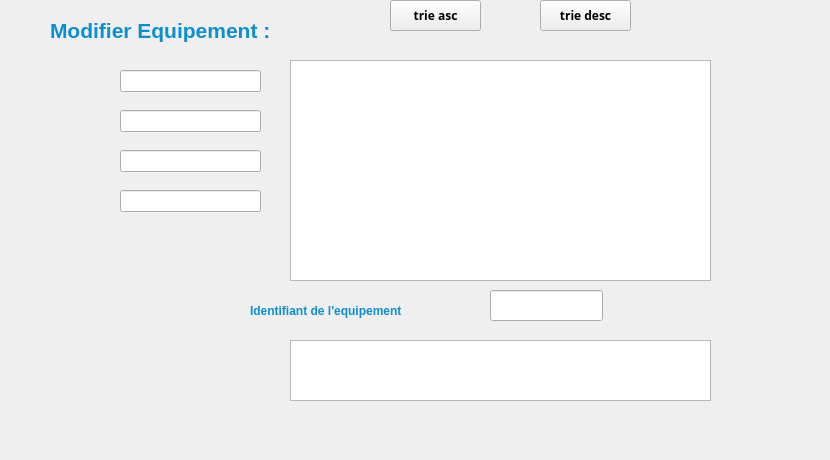
        <widget class="QWidget" name="tab_28">
         <attribute name="title">
          <string>Afficher</string>
         </attribute>
         <widget class="QLineEdit" name="lineEdit_idrechercher">
          <property name="geometry">
           <rect>
            <x>490</x>
            <y>290</y>
            <width>113</width>
            <height>31</height>
           </rect>
          </property>
         </widget>
         <widget class="QLabel" name="label_52">
          <property name="geometry">
           <rect>
            <x>50</x>
            <y>10</y>
            <width>311</width>
            <height>41</height>
           </rect>
          </property>
          <property name="font">
           <font>
            <pointsize>16</pointsize>
            <weight>75</weight>
            <italic>false</italic>
            <bold>true</bold>
           </font>
          </property>
          <property name="styleSheet">
           <string notr="true">color: #0d8ece;
font-size:50;
font:bold large;</string>
          </property>
          <property name="text">
           <string>Modifier Equipement :</string>
          </property>
         </widget>
         <widget class="QLabel" name="label_53">
          <property name="geometry">
           <rect>
            <x>250</x>
            <y>290</y>
            <width>201</width>
            <height>41</height>
           </rect>
          </property>
          <property name="styleSheet">
           <string notr="true">color: #0d8ece;
font-size:50;
font:bold large;</string>
          </property>
          <property name="text">
           <string>Identifiant de l'equipement</string>
          </property>
         </widget>
         <widget class="QPushButton" name="Rechercher_3">
          <property name="geometry">
           <rect>
            <x>630</x>
            <y>290</y>
            <width>30</width>
            <height>30</height>
           </rect>
          </property>
          <property name="font">
           <font>
            <family>Arial Black</family>
            <pointsize>9</pointsize>
            <weight>75</weight>
            <bold>true</bold>
           </font>
          </property>
          <property name="autoFillBackground">
           <bool>false</bool>
          </property>
          <property name="styleSheet">
           <string notr="true">background-color:tranparent;
border-image:url(:/images/icones/focus.png);
background:none;
border:none;
background-repeat:none;</string>
          </property>
          <property name="text">
           <string/>
          </property>
         </widget>
         <widget class="QPushButton" name="trie_asc_2">
          <property name="geometry">
           <rect>
            <x>390</x>
            <y>0</y>
            <width>91</width>
            <height>31</height>
           </rect>
          </property>
          <property name="font">
           <font>
            <family>Arial Black</family>
            <pointsize>9</pointsize>
            <weight>75</weight>
            <bold>true</bold>
           </font>
          </property>
          <property name="autoFillBackground">
           <bool>false</bool>
          </property>
          <property name="text">
           <string>trie asc</string>
          </property>
         </widget>
         <widget class="QLabel" name="label_54">
          <property name="geometry">
           <rect>
            <x>40</x>
            <y>310</y>
            <width>201</width>
            <height>121</height>
           </rect>
          </property>
          <property name="text">
           <string/>
          </property>
         </widget>
         <widget class="QLineEdit" name="lineEdit_typemodif">
          <property name="geometry">
           <rect>
            <x>120</x>
            <y>110</y>
            <width>141</width>
            <height>22</height>
           </rect>
          </property>
         </widget>
         <widget class="QLineEdit" name="lineEdit_idmodif_3">
          <property name="geometry">
           <rect>
            <x>120</x>
            <y>70</y>
            <width>141</width>
            <height>22</height>
           </rect>
          </property>
         </widget>
         <widget class="QLineEdit" name="lineEdit_idanimationmodif">
          <property name="geometry">
           <rect>
            <x>120</x>
            <y>190</y>
            <width>141</width>
            <height>22</height>
           </rect>
          </property>
         </widget>
         <widget class="QTableView" name="tabequipement">
          <property name="geometry">
           <rect>
            <x>290</x>
            <y>60</y>
            <width>421</width>
            <height>221</height>
           </rect>
          </property>
         </widget>
         <widget class="QTableView" name="tab_ab_rech_3">
          <property name="geometry">
           <rect>
            <x>290</x>
            <y>340</y>
            <width>421</width>
            <height>61</height>
           </rect>
          </property>
         </widget>
         <widget class="QPushButton" name="trie_desc_2">
          <property name="geometry">
           <rect>
            <x>540</x>
            <y>0</y>
            <width>91</width>
            <height>31</height>
           </rect>
          </property>
          <property name="font">
           <font>
            <family>Arial Black</family>
            <pointsize>9</pointsize>
            <weight>75</weight>
            <bold>true</bold>
           </font>
          </property>
          <property name="autoFillBackground">
           <bool>false</bool>
          </property>
          <property name="text">
           <string>trie desc</string>
          </property>
         </widget>
         <widget class="QLineEdit" name="lineEdit_nbmodif">
          <property name="geometry">
           <rect>
            <x>120</x>
            <y>150</y>
            <width>141</width>
            <height>22</height>
           </rect>
          </property>
         </widget>
         <widget class="QPushButton" name="pb_modifier_2">
          <property name="geometry">
           <rect>
            <x>130</x>
            <y>240</y>
            <width>30</width>
            <height>30</height>
           </rect>
          </property>
          <property name="font">
           <font>
            <family>Arial Black</family>
            <pointsize>11</pointsize>
            <weight>75</weight>
            <bold>true</bold>
           </font>
          </property>
          <property name="autoFillBackground">
           <bool>false</bool>
          </property>
          <property name="styleSheet">
           <string notr="true">background-color:tranparent;
border-image:url(:/images/icones/update.png);
background:none;
border:none;
background-repeat:none;</string>
          </property>
          <property name="text">
           <string/>
          </property>
         </widget>
         <widget class="QLabel" name="label_58">
          <property name="geometry">
           <rect>
            <x>-14</x>
            <y>-7</y>
            <width>821</width>
            <height>451</height>
           </rect>
          </property>
          <property name="styleSheet">
           <string notr="true">background-color:tranparent;
border-image:url(:/images/icones/back.jpg);
background:none;
border:none;
background-repeat:none;</string>
          </property>
          <property name="text">
           <string/>
          </property>
         </widget>
         <zorder>label_58</zorder>
         <zorder>lineEdit_idrechercher</zorder>
         <zorder>label_52</zorder>
         <zorder>label_53</zorder>
         <zorder>Rechercher_3</zorder>
         <zorder>trie_asc_2</zorder>
         <zorder>label_54</zorder>
         <zorder>lineEdit_typemodif</zorder>
         <zorder>lineEdit_idmodif_3</zorder>
         <zorder>lineEdit_idanimationmodif</zorder>
         <zorder>tabequipement</zorder>
         <zorder>tab_ab_rech_3</zorder>
         <zorder>trie_desc_2</zorder>
         <zorder>lineEdit_nbmodif</zorder>
         <zorder>pb_modifier_2</zorder>
        </widget>
